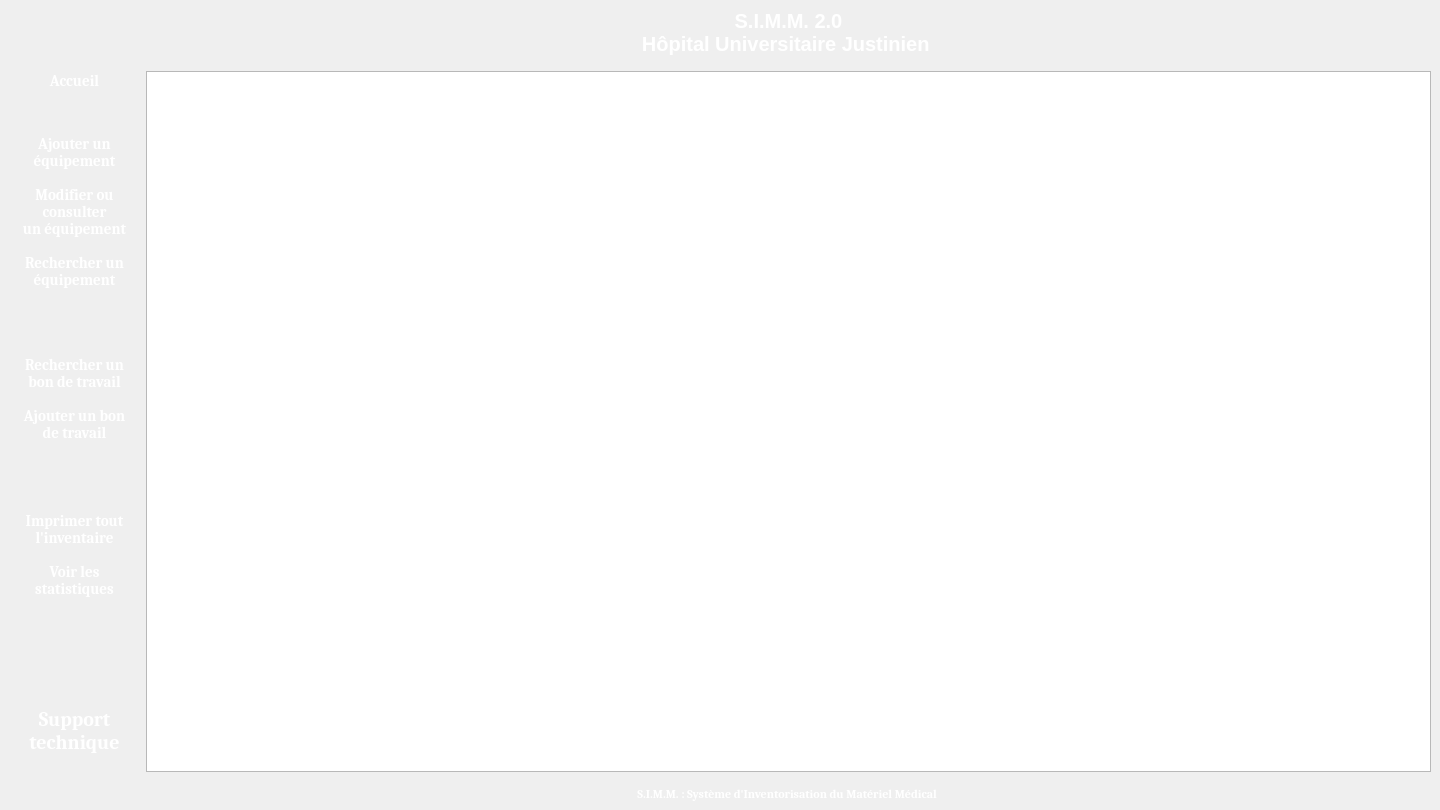
<?xml version="1.0" encoding="UTF-8"?>
<ui version="4.0">
 <class>MainWindow</class>
 <widget class="QMainWindow" name="MainWindow">
  <property name="windowModality">
   <enum>Qt::NonModal</enum>
  </property>
  <property name="enabled">
   <bool>true</bool>
  </property>
  <property name="geometry">
   <rect>
    <x>0</x>
    <y>0</y>
    <width>1440</width>
    <height>810</height>
   </rect>
  </property>
  <property name="font">
   <font>
    <family>Cambria</family>
   </font>
  </property>
  <property name="windowTitle">
   <string>MainWindow</string>
  </property>
  <property name="styleSheet">
   <string notr="true">  background-color: qlineargradient(x1: 0, y1: 0, x2: 0, y2: 1,
                                      stop: 0 #85cafc, stop: 1  #36357F);</string>
  </property>
  <property name="locale">
   <locale language="French" country="Canada"/>
  </property>
  <property name="windowFilePath">
   <string/>
  </property>
  <property name="documentMode">
   <bool>false</bool>
  </property>
  <widget class="QWidget" name="centralwidget">
   <layout class="QGridLayout" name="gridLayout_2">
    <item row="0" column="0">
     <layout class="QHBoxLayout" name="layoutHorizontalPrincipal">
      <item>
       <layout class="QVBoxLayout" name="layoutBouton">
        <item>
         <layout class="QVBoxLayout" name="layoutBoutonEquipement">
          <item>
           <spacer name="verticalSpacer_9">
            <property name="orientation">
             <enum>Qt::Vertical</enum>
            </property>
            <property name="sizeHint" stdset="0">
             <size>
              <width>20</width>
              <height>40</height>
             </size>
            </property>
           </spacer>
          </item>
          <item>
           <spacer name="verticalSpacer_7">
            <property name="orientation">
             <enum>Qt::Vertical</enum>
            </property>
            <property name="sizeHint" stdset="0">
             <size>
              <width>20</width>
              <height>40</height>
             </size>
            </property>
           </spacer>
          </item>
          <item>
           <widget class="QPushButton" name="boutonAccueil">
            <property name="font">
             <font>
              <pointsize>11</pointsize>
              <weight>75</weight>
              <bold>true</bold>
             </font>
            </property>
            <property name="styleSheet">
             <string notr="true">QPushButton{ padding : 5px; border-radius: 8px; background-color: transparent ;color : white;}


QPushButton:hover {
background-color: qlineargradient(x1: 0, y1: 1, x2: 0, y2: 0, stop: 0 #cccccc , stop: 1#f2f2f2);
}
QPushButton:pressed{ background-color: #cccccc; }</string>
            </property>
            <property name="text">
             <string>Accueil</string>
            </property>
            <property name="icon">
             <iconset>
              <normaloff>home.png</normaloff>home.png</iconset>
            </property>
            <property name="iconSize">
             <size>
              <width>35</width>
              <height>35</height>
             </size>
            </property>
           </widget>
          </item>
          <item>
           <spacer name="verticalSpacer_8">
            <property name="orientation">
             <enum>Qt::Vertical</enum>
            </property>
            <property name="sizeHint" stdset="0">
             <size>
              <width>20</width>
              <height>40</height>
             </size>
            </property>
           </spacer>
          </item>
          <item>
           <widget class="QPushButton" name="BoutonAjouterEquipement">
            <property name="font">
             <font>
              <pointsize>11</pointsize>
              <weight>75</weight>
              <bold>true</bold>
              <stylestrategy>PreferDefault</stylestrategy>
             </font>
            </property>
            <property name="cursor">
             <cursorShape>PointingHandCursor</cursorShape>
            </property>
            <property name="styleSheet">
             <string notr="true">QPushButton{ padding : 5px; border-radius: 8px; background-color: transparent ;color : white;}


QPushButton:hover {
background-color: qlineargradient(x1: 0, y1: 1, x2: 0, y2: 0, stop: 0 #cccccc , stop: 1#f2f2f2);
}
QPushButton:pressed{ background-color: #cccccc; }</string>
            </property>
            <property name="text">
             <string>Ajouter un
équipement</string>
            </property>
            <property name="icon">
             <iconset>
              <normaloff>../Images/plus (2).png</normaloff>../Images/plus (2).png</iconset>
            </property>
            <property name="iconSize">
             <size>
              <width>40</width>
              <height>40</height>
             </size>
            </property>
            <property name="flat">
             <bool>false</bool>
            </property>
           </widget>
          </item>
          <item>
           <widget class="QPushButton" name="BoutonModifierConsulterEquipement">
            <property name="font">
             <font>
              <pointsize>11</pointsize>
              <weight>75</weight>
              <bold>true</bold>
             </font>
            </property>
            <property name="cursor">
             <cursorShape>PointingHandCursor</cursorShape>
            </property>
            <property name="styleSheet">
             <string notr="true">QPushButton{ padding : 5px; border-radius: 8px; background-color: transparent ;color : white;}

QPushButton:hover {
background-color: qlineargradient(x1: 0, y1: 1, x2: 0, y2: 0, stop: 0 #cccccc , stop: 1#f2f2f2);
}
QPushButton:pressed{ background-color: #cccccc; }</string>
            </property>
            <property name="text">
             <string>Modifier ou
consulter
un équipement</string>
            </property>
            <property name="icon">
             <iconset>
              <normaloff>../Images/pencil-edit-button.png</normaloff>../Images/pencil-edit-button.png</iconset>
            </property>
            <property name="iconSize">
             <size>
              <width>40</width>
              <height>40</height>
             </size>
            </property>
           </widget>
          </item>
          <item>
           <widget class="QPushButton" name="BoutonRechercherEquipement">
            <property name="font">
             <font>
              <pointsize>11</pointsize>
              <weight>75</weight>
              <bold>true</bold>
             </font>
            </property>
            <property name="cursor">
             <cursorShape>PointingHandCursor</cursorShape>
            </property>
            <property name="styleSheet">
             <string notr="true">QPushButton{ padding : 5px; border-radius: 8px; background-color: transparent ;color : white;}


QPushButton:hover {
background-color: qlineargradient(x1: 0, y1: 1, x2: 0, y2: 0, stop: 0 #cccccc , stop: 1#f2f2f2);
}

QPushButton:pressed{ background-color: #cccccc; }</string>
            </property>
            <property name="text">
             <string>Rechercher un
équipement</string>
            </property>
            <property name="icon">
             <iconset>
              <normaloff>../Images/magnifier.png</normaloff>../Images/magnifier.png</iconset>
            </property>
            <property name="iconSize">
             <size>
              <width>40</width>
              <height>40</height>
             </size>
            </property>
           </widget>
          </item>
         </layout>
        </item>
        <item>
         <spacer name="verticalSpacer">
          <property name="orientation">
           <enum>Qt::Vertical</enum>
          </property>
          <property name="sizeHint" stdset="0">
           <size>
            <width>20</width>
            <height>60</height>
           </size>
          </property>
         </spacer>
        </item>
        <item>
         <layout class="QVBoxLayout" name="layoutBoutonBdT">
          <item>
           <spacer name="verticalSpacer_3">
            <property name="orientation">
             <enum>Qt::Vertical</enum>
            </property>
            <property name="sizeHint" stdset="0">
             <size>
              <width>20</width>
              <height>40</height>
             </size>
            </property>
           </spacer>
          </item>
          <item>
           <widget class="QPushButton" name="BoutonRechercherBonTravail">
            <property name="font">
             <font>
              <pointsize>11</pointsize>
              <weight>75</weight>
              <bold>true</bold>
             </font>
            </property>
            <property name="cursor">
             <cursorShape>PointingHandCursor</cursorShape>
            </property>
            <property name="styleSheet">
             <string notr="true">QPushButton{ padding : 5px; border-radius: 8px; background-color: transparent ;color : white;}

QPushButton:hover {
background-color: qlineargradient(x1: 0, y1: 1, x2: 0, y2: 0, stop: 0 #cccccc , stop: 1#f2f2f2);
}

QPushButton:pressed{ background-color: #cccccc; }</string>
            </property>
            <property name="text">
             <string>Rechercher un
bon de travail</string>
            </property>
            <property name="icon">
             <iconset>
              <normaloff>../Images/magnifier (1).png</normaloff>../Images/magnifier (1).png</iconset>
            </property>
            <property name="iconSize">
             <size>
              <width>40</width>
              <height>40</height>
             </size>
            </property>
           </widget>
          </item>
          <item>
           <widget class="QPushButton" name="BoutonAjouterBonTravail">
            <property name="font">
             <font>
              <pointsize>11</pointsize>
              <weight>75</weight>
              <bold>true</bold>
             </font>
            </property>
            <property name="cursor">
             <cursorShape>PointingHandCursor</cursorShape>
            </property>
            <property name="styleSheet">
             <string notr="true">QPushButton{ padding : 5px; border-radius: 8px; background-color: transparent ;color : white;}

QPushButton:hover {
background-color: qlineargradient(x1: 0, y1: 1, x2: 0, y2: 0, stop: 0 #cccccc , stop: 1#f2f2f2);
}
QPushButton:pressed{ background-color: #cccccc; }</string>
            </property>
            <property name="text">
             <string>Ajouter un bon
de travail</string>
            </property>
            <property name="icon">
             <iconset>
              <normaloff>../Images/plus.png</normaloff>../Images/plus.png</iconset>
            </property>
            <property name="iconSize">
             <size>
              <width>40</width>
              <height>40</height>
             </size>
            </property>
           </widget>
          </item>
          <item>
           <spacer name="verticalSpacer_10">
            <property name="orientation">
             <enum>Qt::Vertical</enum>
            </property>
            <property name="sizeHint" stdset="0">
             <size>
              <width>20</width>
              <height>40</height>
             </size>
            </property>
           </spacer>
          </item>
         </layout>
        </item>
        <item>
         <spacer name="verticalSpacer_4">
          <property name="orientation">
           <enum>Qt::Vertical</enum>
          </property>
          <property name="sizeHint" stdset="0">
           <size>
            <width>20</width>
            <height>40</height>
           </size>
          </property>
         </spacer>
        </item>
        <item>
         <layout class="QVBoxLayout" name="layoutBoutonExtra">
          <item>
           <spacer name="verticalSpacer_6">
            <property name="orientation">
             <enum>Qt::Vertical</enum>
            </property>
            <property name="sizeHint" stdset="0">
             <size>
              <width>20</width>
              <height>40</height>
             </size>
            </property>
           </spacer>
          </item>
          <item>
           <widget class="QPushButton" name="BoutonImprimerInventaire">
            <property name="font">
             <font>
              <pointsize>11</pointsize>
              <weight>75</weight>
              <bold>true</bold>
             </font>
            </property>
            <property name="cursor">
             <cursorShape>PointingHandCursor</cursorShape>
            </property>
            <property name="styleSheet">
             <string notr="true">QPushButton{ padding : 5px; border-radius: 8px; background-color: transparent ;color : white;}


QPushButton:hover {
background-color: qlineargradient(x1: 0, y1: 1, x2: 0, y2: 0, stop: 0 #cccccc , stop: 1#f2f2f2);
}
QPushButton:pressed{ background-color: #cccccc; }</string>
            </property>
            <property name="text">
             <string>Imprimer tout
l'inventaire</string>
            </property>
            <property name="icon">
             <iconset>
              <normaloff>../Images/printer- (3).png</normaloff>../Images/printer- (3).png</iconset>
            </property>
            <property name="iconSize">
             <size>
              <width>40</width>
              <height>40</height>
             </size>
            </property>
           </widget>
          </item>
          <item>
           <widget class="QPushButton" name="BoutonStatistiques">
            <property name="font">
             <font>
              <pointsize>11</pointsize>
              <weight>75</weight>
              <bold>true</bold>
             </font>
            </property>
            <property name="cursor">
             <cursorShape>PointingHandCursor</cursorShape>
            </property>
            <property name="styleSheet">
             <string notr="true">QPushButton{ padding : 5px; border-radius: 8px; background-color: transparent ;color : white;}

QPushButton:hover {
background-color: qlineargradient(x1: 0, y1: 1, x2: 0, y2: 0, stop: 0 #cccccc , stop: 1#f2f2f2);
}

QPushButton:pressed{ background-color: #cccccc; }</string>
            </property>
            <property name="text">
             <string>Voir les
statistiques</string>
            </property>
            <property name="icon">
             <iconset>
              <normaloff>../Images/pie-chart (1).png</normaloff>../Images/pie-chart (1).png</iconset>
            </property>
            <property name="iconSize">
             <size>
              <width>40</width>
              <height>40</height>
             </size>
            </property>
           </widget>
          </item>
          <item>
           <spacer name="verticalSpacer_2">
            <property name="orientation">
             <enum>Qt::Vertical</enum>
            </property>
            <property name="sizeHint" stdset="0">
             <size>
              <width>20</width>
              <height>40</height>
             </size>
            </property>
           </spacer>
          </item>
         </layout>
        </item>
        <item>
         <spacer name="verticalSpacer_13">
          <property name="orientation">
           <enum>Qt::Vertical</enum>
          </property>
          <property name="sizeHint" stdset="0">
           <size>
            <width>20</width>
            <height>60</height>
           </size>
          </property>
         </spacer>
        </item>
        <item>
         <spacer name="verticalSpacer_14">
          <property name="orientation">
           <enum>Qt::Vertical</enum>
          </property>
          <property name="sizeHint" stdset="0">
           <size>
            <width>20</width>
            <height>60</height>
           </size>
          </property>
         </spacer>
        </item>
        <item>
         <layout class="QVBoxLayout" name="layoutBoutonSupport">
          <item>
           <widget class="QPushButton" name="BoutonSuportTecnique">
            <property name="font">
             <font>
              <pointsize>15</pointsize>
              <weight>75</weight>
              <bold>true</bold>
             </font>
            </property>
            <property name="cursor">
             <cursorShape>PointingHandCursor</cursorShape>
            </property>
            <property name="styleSheet">
             <string notr="true">QPushButton{ padding : 20px; border-radius: 8px; background-color: transparent ;color : white;}

QPushButton:hover {
background-color: qlineargradient(x1: 0, y1: 1, x2: 0, y2: 0, stop: 0 #cccccc , stop: 1#f2f2f2);
}


QPushButton:pressed{ background-color: #cccccc; }</string>
            </property>
            <property name="text">
             <string>Support
technique</string>
            </property>
            <property name="icon">
             <iconset>
              <normaloff>../Images/PC2.png</normaloff>../Images/PC2.png</iconset>
            </property>
            <property name="iconSize">
             <size>
              <width>40</width>
              <height>40</height>
             </size>
            </property>
            <property name="autoDefault">
             <bool>false</bool>
            </property>
            <property name="default">
             <bool>false</bool>
            </property>
            <property name="flat">
             <bool>false</bool>
            </property>
           </widget>
          </item>
         </layout>
        </item>
        <item>
         <spacer name="verticalSpacer_5">
          <property name="orientation">
           <enum>Qt::Vertical</enum>
          </property>
          <property name="sizeHint" stdset="0">
           <size>
            <width>20</width>
            <height>60</height>
           </size>
          </property>
         </spacer>
        </item>
       </layout>
      </item>
      <item>
       <layout class="QVBoxLayout" name="layoutAffichagePrincipal" stretch="0,0,0">
        <property name="spacing">
         <number>15</number>
        </property>
        <property name="sizeConstraint">
         <enum>QLayout::SetDefaultConstraint</enum>
        </property>
        <property name="leftMargin">
         <number>0</number>
        </property>
        <item>
         <widget class="QLabel" name="LabelSIMM20HopitalSaintMichel">
          <property name="font">
           <font>
            <family>MS Shell Dlg 2</family>
            <pointsize>15</pointsize>
            <weight>75</weight>
            <bold>true</bold>
           </font>
          </property>
          <property name="cursor">
           <cursorShape>PointingHandCursor</cursorShape>
          </property>
          <property name="styleSheet">
           <string notr="true">
color: white;

 background-color: transparent ;</string>
          </property>
          <property name="frameShadow">
           <enum>QFrame::Plain</enum>
          </property>
          <property name="text">
           <string>S.I.M.M. 2.0
Hôpital Universitaire Justinien </string>
          </property>
          <property name="alignment">
           <set>Qt::AlignHCenter|Qt::AlignTop</set>
          </property>
         </widget>
        </item>
        <item>
         <widget class="QGraphicsView" name="graphicsView"/>
        </item>
        <item alignment="Qt::AlignHCenter|Qt::AlignBottom">
         <widget class="QLabel" name="LabelDefinitionSIMM">
          <property name="font">
           <font>
            <weight>75</weight>
            <bold>true</bold>
           </font>
          </property>
          <property name="styleSheet">
           <string notr="true">
color: white;

 background-color: transparent ;</string>
          </property>
          <property name="text">
           <string>S.I.M.M. : Système d'Inventorisation du Matériel Médical </string>
          </property>
          <property name="alignment">
           <set>Qt::AlignCenter</set>
          </property>
         </widget>
        </item>
       </layout>
      </item>
     </layout>
    </item>
   </layout>
  </widget>
 </widget>
 <resources/>
 <connections/>
</ui>
